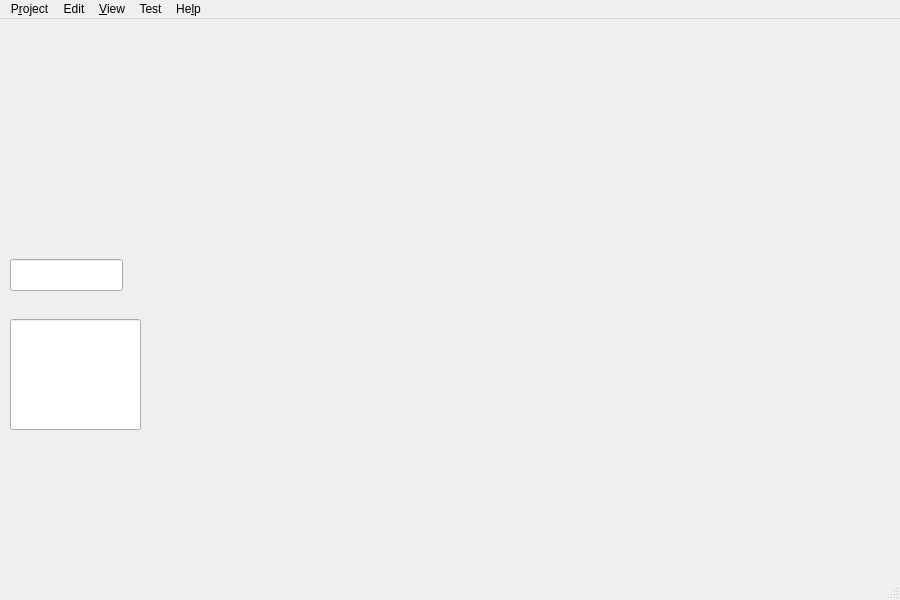
<?xml version="1.0" encoding="UTF-8"?>
<ui version="4.0">
 <class>MainWindow</class>
 <widget class="QMainWindow" name="MainWindow">
  <property name="geometry">
   <rect>
    <x>0</x>
    <y>0</y>
    <width>900</width>
    <height>600</height>
   </rect>
  </property>
  <property name="mouseTracking">
   <bool>true</bool>
  </property>
  <property name="focusPolicy">
   <enum>Qt::StrongFocus</enum>
  </property>
  <property name="windowTitle">
   <string>cppCAM</string>
  </property>
  <property name="windowIcon">
   <iconset resource="pycam.qrc">
    <normaloff>:/pycam/icons/logo_16px.png</normaloff>:/pycam/icons/logo_16px.png</iconset>
  </property>
  <widget class="QWidget" name="centralwidget">
   <widget class="QLineEdit" name="leStat">
    <property name="geometry">
     <rect>
      <x>10</x>
      <y>300</y>
      <width>131</width>
      <height>111</height>
     </rect>
    </property>
   </widget>
   <widget class="QWidget" name="frmogl" native="true">
    <property name="geometry">
     <rect>
      <x>259</x>
      <y>100</y>
      <width>601</width>
      <height>421</height>
     </rect>
    </property>
    <property name="sizePolicy">
     <sizepolicy hsizetype="Preferred" vsizetype="Preferred">
      <horstretch>0</horstretch>
      <verstretch>0</verstretch>
     </sizepolicy>
    </property>
    <property name="font">
     <font>
      <family>Noto Sans</family>
     </font>
    </property>
   </widget>
   <widget class="QLineEdit" name="letime">
    <property name="geometry">
     <rect>
      <x>10</x>
      <y>240</y>
      <width>113</width>
      <height>32</height>
     </rect>
    </property>
   </widget>
  </widget>
  <widget class="QMenuBar" name="menubar">
   <property name="geometry">
    <rect>
     <x>0</x>
     <y>0</y>
     <width>900</width>
     <height>30</height>
    </rect>
   </property>
   <widget class="QMenu" name="menuProject">
    <property name="title">
     <string>P&amp;roject</string>
    </property>
    <addaction name="actionNew"/>
    <addaction name="actionOpen"/>
    <addaction name="actionSave"/>
    <addaction name="actionClose"/>
    <addaction name="separator"/>
    <addaction name="actionPreferences"/>
    <addaction name="separator"/>
    <addaction name="actionExport_GCode"/>
    <addaction name="actionExit"/>
   </widget>
   <widget class="QMenu" name="menuView">
    <property name="title">
     <string>&amp;View</string>
    </property>
    <addaction name="actionShowCutter"/>
    <addaction name="actionShowStock"/>
    <addaction name="actionShowModel"/>
    <addaction name="actionShowModelBoundingBox"/>
    <addaction name="actionShowNormals"/>
    <addaction name="actionShowHeightField"/>
    <addaction name="actionShowPath"/>
    <addaction name="separator"/>
    <addaction name="actionResetView"/>
    <addaction name="actionFrontView"/>
    <addaction name="actionTopView"/>
    <addaction name="actionLeftView"/>
    <addaction name="actionRightView"/>
    <addaction name="actionZoom_in"/>
    <addaction name="actionZoom_Out"/>
   </widget>
   <widget class="QMenu" name="menuTest">
    <property name="enabled">
     <bool>true</bool>
    </property>
    <property name="title">
     <string>Test</string>
    </property>
    <addaction name="separator"/>
    <addaction name="actionTestStockModel"/>
    <addaction name="actionTestTriangle"/>
    <addaction name="actionTestModel"/>
    <addaction name="actionTestPath"/>
    <addaction name="separator"/>
    <addaction name="actionpush"/>
    <addaction name="actiondrop"/>
    <addaction name="separator"/>
    <addaction name="separator"/>
    <addaction name="actionheight_field"/>
    <addaction name="actionClear_Path"/>
    <addaction name="actionprep_for_radial_cut"/>
   </widget>
   <widget class="QMenu" name="menuEdit">
    <property name="title">
     <string>Edit</string>
    </property>
    <addaction name="actionEdit_Stock_Dimensions"/>
    <addaction name="actionImport_Model"/>
    <addaction name="actionTool_Size"/>
    <addaction name="actionResize_Model"/>
    <addaction name="actionAlign_Model"/>
    <addaction name="actionRotate_Model"/>
    <addaction name="actionExport_Model"/>
    <addaction name="separator"/>
    <addaction name="actionRun"/>
    <addaction name="actionRack_Cut"/>
    <addaction name="actionRectCut"/>
    <addaction name="actionHole_Cut"/>
    <addaction name="actionRadial_Cut"/>
   </widget>
   <widget class="QMenu" name="menuHelp">
    <property name="title">
     <string>He&amp;lp</string>
    </property>
    <addaction name="actionAbout"/>
    <addaction name="separator"/>
   </widget>
   <addaction name="menuProject"/>
   <addaction name="menuEdit"/>
   <addaction name="menuView"/>
   <addaction name="menuTest"/>
   <addaction name="menuHelp"/>
  </widget>
  <widget class="QStatusBar" name="statusbar"/>
  <action name="actionNew">
   <property name="text">
    <string>&amp;New</string>
   </property>
  </action>
  <action name="actionOpen">
   <property name="text">
    <string>&amp;Open</string>
   </property>
  </action>
  <action name="actionSave">
   <property name="text">
    <string>&amp;Save</string>
   </property>
  </action>
  <action name="actionClose">
   <property name="text">
    <string>&amp;Close</string>
   </property>
  </action>
  <action name="actionPreferences">
   <property name="text">
    <string>&amp;Preferences</string>
   </property>
  </action>
  <action name="actionResetView">
   <property name="text">
    <string>&amp;Reset</string>
   </property>
   <property name="toolTip">
    <string>Reset View</string>
   </property>
  </action>
  <action name="actionDropTestModel">
   <property name="text">
    <string>drop testmodel</string>
   </property>
  </action>
  <action name="actionTestModel">
   <property name="text">
    <string>test&amp;model</string>
   </property>
  </action>
  <action name="actionTestPath">
   <property name="text">
    <string>te&amp;stpath</string>
   </property>
  </action>
  <action name="actionPushTestModel">
   <property name="text">
    <string>push testmodel</string>
   </property>
  </action>
  <action name="actionFrontView">
   <property name="text">
    <string>&amp;Front</string>
   </property>
  </action>
  <action name="actionTopView">
   <property name="text">
    <string>&amp;Top</string>
   </property>
  </action>
  <action name="actionLeftView">
   <property name="text">
    <string>&amp;Left</string>
   </property>
  </action>
  <action name="actionRightView">
   <property name="text">
    <string>R&amp;ight</string>
   </property>
  </action>
  <action name="actionTestTriangle">
   <property name="text">
    <string>t&amp;esttriangle</string>
   </property>
  </action>
  <action name="actionShowStock">
   <property name="checkable">
    <bool>true</bool>
   </property>
   <property name="checked">
    <bool>true</bool>
   </property>
   <property name="text">
    <string>St&amp;ock</string>
   </property>
  </action>
  <action name="actionShowModel">
   <property name="checkable">
    <bool>true</bool>
   </property>
   <property name="checked">
    <bool>true</bool>
   </property>
   <property name="text">
    <string>&amp;Model</string>
   </property>
  </action>
  <action name="actionShowPath">
   <property name="checkable">
    <bool>true</bool>
   </property>
   <property name="checked">
    <bool>true</bool>
   </property>
   <property name="text">
    <string>&amp;Path</string>
   </property>
  </action>
  <action name="actionShowNormals">
   <property name="checkable">
    <bool>true</bool>
   </property>
   <property name="checked">
    <bool>true</bool>
   </property>
   <property name="text">
    <string>&amp;Normals</string>
   </property>
  </action>
  <action name="actionShowCutter">
   <property name="checkable">
    <bool>true</bool>
   </property>
   <property name="checked">
    <bool>true</bool>
   </property>
   <property name="text">
    <string>&amp;Startpoint</string>
   </property>
  </action>
  <action name="actionTestStockModel">
   <property name="text">
    <string>&amp;teststock</string>
   </property>
  </action>
  <action name="actionShowHeightField">
   <property name="checkable">
    <bool>true</bool>
   </property>
   <property name="checked">
    <bool>true</bool>
   </property>
   <property name="text">
    <string>&amp;Height Field</string>
   </property>
  </action>
  <action name="actionShowModelBoundingBox">
   <property name="checkable">
    <bool>true</bool>
   </property>
   <property name="checked">
    <bool>true</bool>
   </property>
   <property name="text">
    <string>Model &amp;Boundingbox</string>
   </property>
  </action>
  <action name="actionAbout">
   <property name="text">
    <string>&amp;About</string>
   </property>
  </action>
  <action name="actionImport_Model">
   <property name="text">
    <string>&amp;Import Model</string>
   </property>
  </action>
  <action name="actionExit">
   <property name="text">
    <string>&amp;Exit</string>
   </property>
  </action>
  <action name="actionEdit_Stock_Dimensions">
   <property name="text">
    <string>&amp;Edit Stock Dimensions</string>
   </property>
  </action>
  <action name="actionTool_Size">
   <property name="text">
    <string>&amp;Tool Size and Type</string>
   </property>
  </action>
  <action name="actionResize_Model">
   <property name="text">
    <string>&amp;Resize Model</string>
   </property>
  </action>
  <action name="actionAlign_Model">
   <property name="text">
    <string>&amp;Align Model</string>
   </property>
  </action>
  <action name="actionRotate_Model">
   <property name="text">
    <string>Rotate &amp;Model</string>
   </property>
  </action>
  <action name="actionExport_Model">
   <property name="text">
    <string>E&amp;xport Model</string>
   </property>
  </action>
  <action name="actionRun">
   <property name="text">
    <string>R&amp;un</string>
   </property>
  </action>
  <action name="actionExport_GCode">
   <property name="text">
    <string>Export &amp;GCode</string>
   </property>
  </action>
  <action name="actionheight_field">
   <property name="text">
    <string>&amp;height field</string>
   </property>
  </action>
  <action name="actionZoom_in">
   <property name="text">
    <string>&amp;Zoom in+</string>
   </property>
   <property name="shortcut">
    <string>Ctrl+-</string>
   </property>
  </action>
  <action name="actionZoom_Out">
   <property name="text">
    <string>Zoom O&amp;ut-</string>
   </property>
   <property name="shortcut">
    <string>Ctrl++</string>
   </property>
  </action>
  <action name="actiondrop">
   <property name="text">
    <string>&amp;drop</string>
   </property>
  </action>
  <action name="actionpush">
   <property name="text">
    <string>&amp;push</string>
   </property>
  </action>
  <action name="actionRectCut">
   <property name="text">
    <string>Re&amp;ct Cut</string>
   </property>
  </action>
  <action name="actionRack_Cut">
   <property name="text">
    <string>Rack Cut</string>
   </property>
  </action>
  <action name="actionHole_Cut">
   <property name="text">
    <string>Hole Cut</string>
   </property>
  </action>
  <action name="actionClear_Path">
   <property name="text">
    <string>Clear Path</string>
   </property>
  </action>
  <action name="actionRadial_Cut">
   <property name="text">
    <string>Radial Cut</string>
   </property>
  </action>
  <action name="actionprep_for_radial_cut">
   <property name="text">
    <string>prep for radial cut</string>
   </property>
  </action>
 </widget>
 <resources>
  <include location="pycam.qrc"/>
 </resources>
 <connections>
  <connection>
   <sender>actionheight_field</sender>
   <signal>triggered()</signal>
   <receiver>MainWindow</receiver>
   <slot>update()</slot>
   <hints>
    <hint type="sourcelabel">
     <x>-1</x>
     <y>-1</y>
    </hint>
    <hint type="destinationlabel">
     <x>449</x>
     <y>299</y>
    </hint>
   </hints>
  </connection>
 </connections>
</ui>
